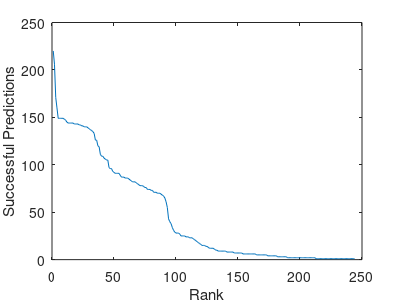

Write the MATLAB code that produced this figure.
wins = [144 0 109 38 119 0 0 12 0 73 1 141 149 0 1 0 144 143 0 0 87 0 0 ...
        91 0 0 67 143 0 0 0 143 0 93 0 148 71 0 0 2 0 0 0 69 0 65 0 5 0 ...
        149 83 0 145 0 74 0 2 4 141 0 0 0 14 0 0 96 91 0 0 0 0 3 0 126 133 ...
        0 80 0 0 0 0 0 142 0 0 0 105 0 0 0 2 0 2 0 142 0 76 120 149 0 0 0 ...
        0 139 0 0 29 147 0 0 144 74 144 28 71 3 0 0 82 73 12 0 0 0 0 8 0 ...
        0 91 15 0 3 0 0 0 0 0 6 0 0 5 126 89 0 0 0 220 1 0 0 0 0 0 0 10 0 ...
        0 0 0 0 0 0 0 43 4 0 0 1 1 0 140 0 0 0 0 0 0 0 0 0 106 0 0 7 9 0 ...
        2 0 0 0 1 0 0 0 0 0 0 0 7 0 0 0 0 6 5 0 0 0 78 0 0 1 0 0 68 0 0 ...
        20 0 2 0 0 0 0 0 0 0 0 0 0 0 0 0 1 0 0 0 0 0 0 70 82 0 0 0 0 1 0 ...
        0 81 0 9 82 0 0 25 0 79 1 2 8 0 0 0 7 0 149 0 0 0 0 76 8 0 0 0 0 ...
        0 0 0 5 0 0 0 74 138 0 0 0 0 144 2 0 0 0 0 5 0 3 149 0 7 31 2 0 0 ...
        0 0 0 0 0 0 0 0 0 0 0 0 0 0 0 87 0 6 0 111 0 0 0 0 0 0 0 0 10 0 0 ...
        91 34 0 0 0 0 109 0 0 6 0 0 0 0 0 0 28 1 86 1 0 0 0 0 2 0 0 0 0 ...
        61 0 0 0 0 0 0 0 0 0 0 0 0 1 0 0 23 0 1 4 85 0 0 0 0 0 0 0 0 0 0 ...
        0 0 0 0 0 14 0 7 0 0 0 1 0 4 3 0 0 0 0 0 1 5 0 140 0 0 92 0 0 0 6 ...
        0 0 0 0 0 0 0 0 0 0 0 0 9 0 3 0 0 0 0 2 0 140 0 0 78 0 0 0 0 0 0 ...
        70 0 1 8 0 0 0 0 0 0 0 0 0 0 0 0 0 0 0 0 0 0 0 0 0 0 0 0 15 70 0 ...
        0 0 0 0 0 0 0 0 5 0 0 0 0 0 0 0 0 0 0 0 0 0 0 0 9 0 0 0 0 0 2 1 0 ...
        1 0 0 0 137 0 96 107 0 6 0 0 0 0 0 0 0 0 2 0 0 0 0 0 0 0 0 0 0 2 ...
        0 0 0 0 0 16 0 0 0 0 2 0 22 0 0 0 0 160 0 77 0 0 0 87 0 0 1 0 171 ...
        8 0 0 0 0 4 0 0 0 0 0 0 0 0 0 0 1 0 0 19 0 0 0 0 0 6 0 0 0 0 0 0 ...
        0 0 78 0 0 0 0 1 0 0 0 0 0 0 0 0 0 2 15 2 0 4 1 0 0 0 0 0 86 9 0 ...
        0 0 0 0 0 18 55 0 97 136 0 24 12 0 0 0 0 0 0 0 0 1 0 0 0 0 0 0 0 ...
        0 0 105 0 0 1 0 0 0 0 0 25 0 0 23 0 0 0 25 0 11 0 0 0 0 0 0 0 0 2 ...
        8 0 0 0 0 0 0 0 0 0 0 0 6 0 0 0 0 0 0 0 86 0 0 0 2 0 0 0 0 0 0 0 ...
        0 5 0 0 3 1 0 0 0 0 0 0 0 0 0 0 0 0 27 0 0 0 0 25 0 0 5 0 9 0 0 0 ...
        0 0 0 0 0 0 1 21 0 84 0 0 0 0 0 0 0 0 0 1 0 0 0 0 0 0 0 0 0 24 0 ...
        0 0 0 0 0 0 0 0 0 0 0 0 0 0 0 0 2 40 0 0 0 7 0 0 0 0 0 0 0 0 0 0 ...
        0 143 0 6 0 0 0 0 0 0 0 0 0 0 0 0 0 0 0 0 135 0 0 0 0 0 6 0 0 0 4 ...
        0 0 0 0 0 0 0 0 0 0 0 0 0 2 0 0 0 0 0 0 0 0 1 0 206 0 0 0 0 0 13 ...
        0 0 0 0 0 0 0 28 0 0 0 0 0 0 0 0 0 0 0 24 0 0 0 0 0 0 0 0 3 0 0 0 ...
        0 0 4 0 23 0 0 0 0 71 2 0 0 7 0 0 0 0 0 1 0 0 0 0 0 0 0 0 0 2 1 0 ...
        0 0 0 0 0 0 0 0 0 0 0 0 0 0 0 0 0 0 0 0 1 0 17 12 0 0 0 0 0 9 0 0 ...
        0 0 0 0 0 0 0 0 0 6 0];

wsort = sort(wins,'descend');

figure('PaperPosition',[1 1 4 3]);
plot(1:244, wsort(1:244));
xlabel('Rank');
ylabel('Successful Predictions');
print('-depsc2','austen.eps');
